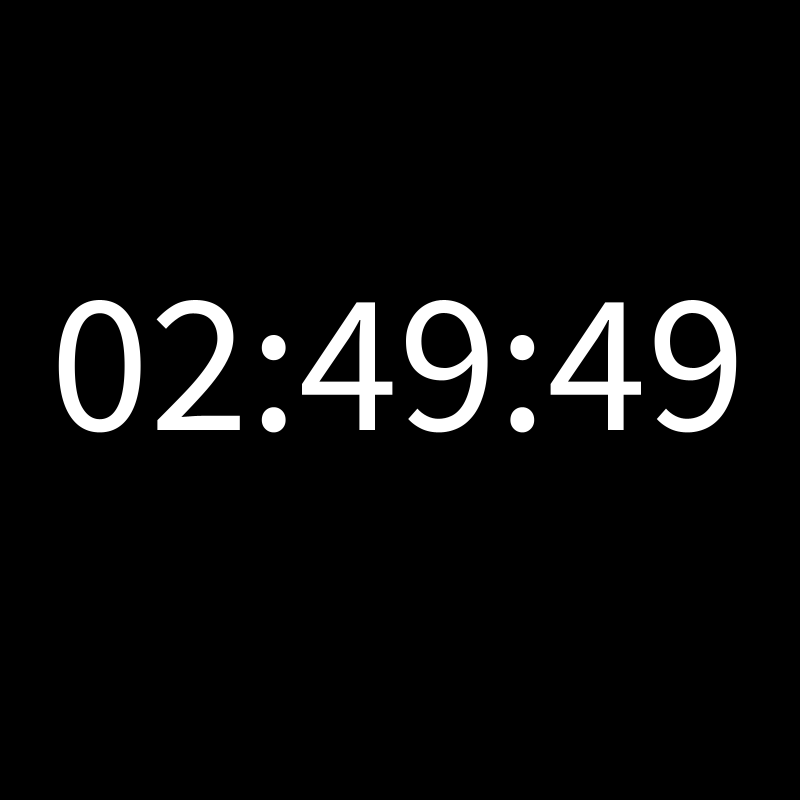
Frame 1 (no input)
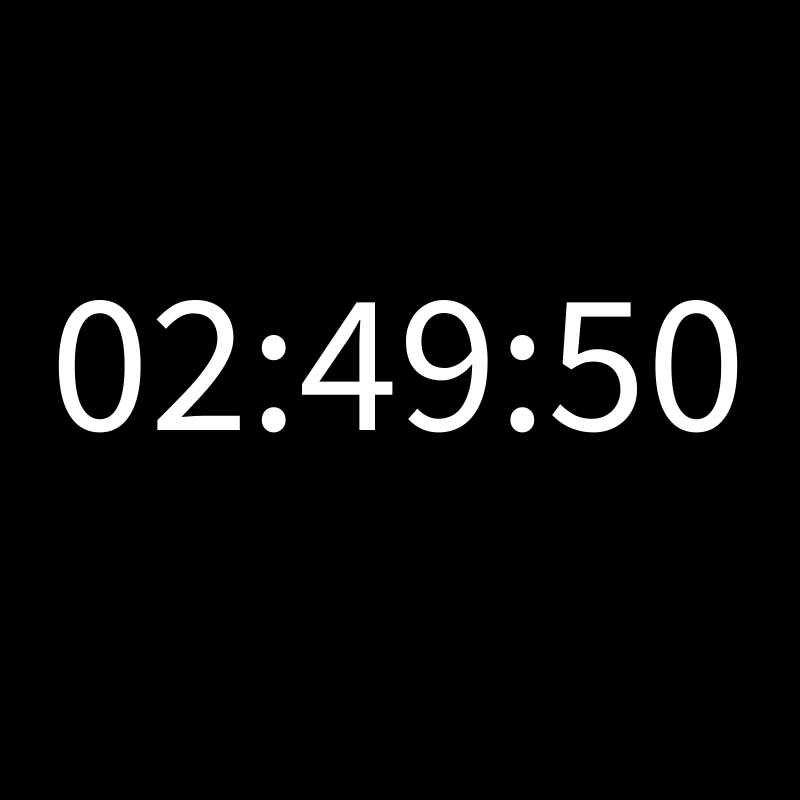
Frame 60 (the mouse pressed at the canvas centre just before this capture)
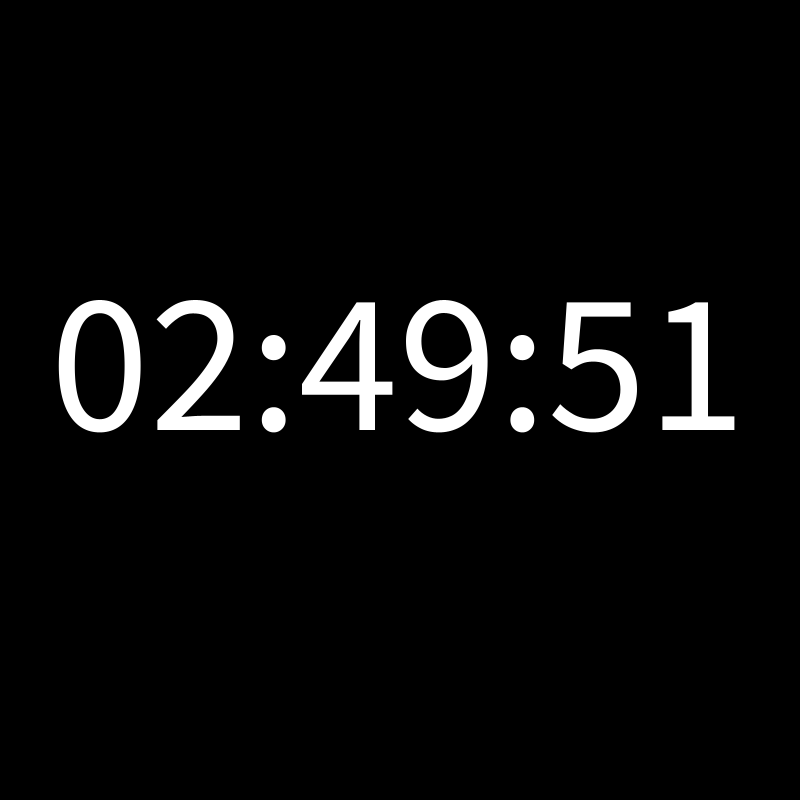
Frame 120 (the mouse held since frame 60 and released just before this capture)

The Processing sketch that drew these frames (run headless with seeded random() and noise(); from frame 60 on, the mouse is pressed at the canvas centre):

// Processing sketch: Reloj_1
// ── Reloj_1.pde
/*
ESTE PROGRAMA IMPRIME EN PANTALLA EL VALOR 
DE LA HORA ACTUAL, CON MINUTOS, Y SEGUNTOS.
*/


// Declaración de variables

int // Varaibles numericas de valor entero
horas = 0, 
minutos = 0, 
segundos = 0; 

String // Variables de tipo cadena de texto 
texto = "";

void setup(){
  
  size(800,800); // Tamaño de ventana
  
}

void draw(){
  
  background(0); // Color de fondo de pantalla, negro;
  
  horas = hour();
  minutos = minute();
  segundos = second();
  
  texto = nf(horas, 2) + ":" + nf(minutos, 2) + ":" + nf(segundos, 2);
  textSize(200); 
  text(texto, 50, 430);
  
}
